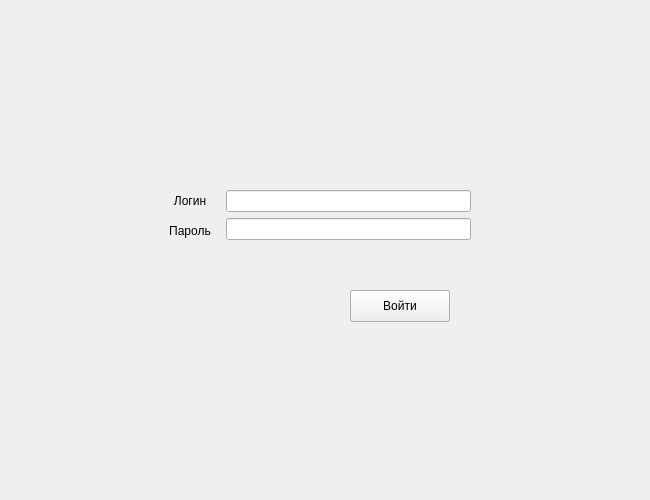
<?xml version="1.0" encoding="UTF-8"?>
<ui version="4.0">
 <class>MainWindow</class>
 <widget class="QMainWindow" name="MainWindow">
  <property name="geometry">
   <rect>
    <x>0</x>
    <y>0</y>
    <width>650</width>
    <height>500</height>
   </rect>
  </property>
  <property name="sizePolicy">
   <sizepolicy hsizetype="Fixed" vsizetype="Fixed">
    <horstretch>0</horstretch>
    <verstretch>0</verstretch>
   </sizepolicy>
  </property>
  <property name="minimumSize">
   <size>
    <width>650</width>
    <height>500</height>
   </size>
  </property>
  <property name="maximumSize">
   <size>
    <width>650</width>
    <height>500</height>
   </size>
  </property>
  <property name="windowTitle">
   <string>MainWindow</string>
  </property>
  <widget class="QWidget" name="centralwidget">
   <property name="minimumSize">
    <size>
     <width>650</width>
     <height>499</height>
    </size>
   </property>
   <property name="maximumSize">
    <size>
     <width>650</width>
     <height>500</height>
    </size>
   </property>
   <widget class="QWidget" name="gridLayoutWidget">
    <property name="geometry">
     <rect>
      <x>160</x>
      <y>140</y>
      <width>311</width>
      <height>151</height>
     </rect>
    </property>
    <layout class="QGridLayout" name="gridLayout_2">
     <item row="0" column="0">
      <layout class="QHBoxLayout" name="horizontalLayout_2">
       <property name="sizeConstraint">
        <enum>QLayout::SetFixedSize</enum>
       </property>
       <item>
        <layout class="QVBoxLayout" name="verticalLayout">
         <item>
          <widget class="QLabel" name="login_label">
           <property name="minimumSize">
            <size>
             <width>60</width>
             <height>20</height>
            </size>
           </property>
           <property name="maximumSize">
            <size>
             <width>60</width>
             <height>20</height>
            </size>
           </property>
           <property name="text">
            <string>Логин</string>
           </property>
           <property name="alignment">
            <set>Qt::AlignCenter</set>
           </property>
          </widget>
         </item>
         <item>
          <widget class="QLabel" name="password_label">
           <property name="sizePolicy">
            <sizepolicy hsizetype="Minimum" vsizetype="Minimum">
             <horstretch>0</horstretch>
             <verstretch>0</verstretch>
            </sizepolicy>
           </property>
           <property name="minimumSize">
            <size>
             <width>60</width>
             <height>20</height>
            </size>
           </property>
           <property name="maximumSize">
            <size>
             <width>60</width>
             <height>20</height>
            </size>
           </property>
           <property name="font">
            <font>
             <weight>50</weight>
             <italic>false</italic>
             <bold>false</bold>
             <underline>false</underline>
            </font>
           </property>
           <property name="text">
            <string>Пароль</string>
           </property>
           <property name="alignment">
            <set>Qt::AlignBottom|Qt::AlignHCenter</set>
           </property>
          </widget>
         </item>
        </layout>
       </item>
       <item>
        <layout class="QVBoxLayout" name="verticalLayout_2">
         <item>
          <widget class="QLineEdit" name="login_entry"/>
         </item>
         <item>
          <widget class="QLineEdit" name="password_entry"/>
         </item>
        </layout>
       </item>
      </layout>
     </item>
    </layout>
   </widget>
   <widget class="QPushButton" name="entry_button">
    <property name="enabled">
     <bool>true</bool>
    </property>
    <property name="geometry">
     <rect>
      <x>350</x>
      <y>290</y>
      <width>100</width>
      <height>32</height>
     </rect>
    </property>
    <property name="minimumSize">
     <size>
      <width>100</width>
      <height>32</height>
     </size>
    </property>
    <property name="maximumSize">
     <size>
      <width>100</width>
      <height>32</height>
     </size>
    </property>
    <property name="text">
     <string>Войти</string>
    </property>
   </widget>
  </widget>
 </widget>
 <resources/>
 <connections/>
</ui>
